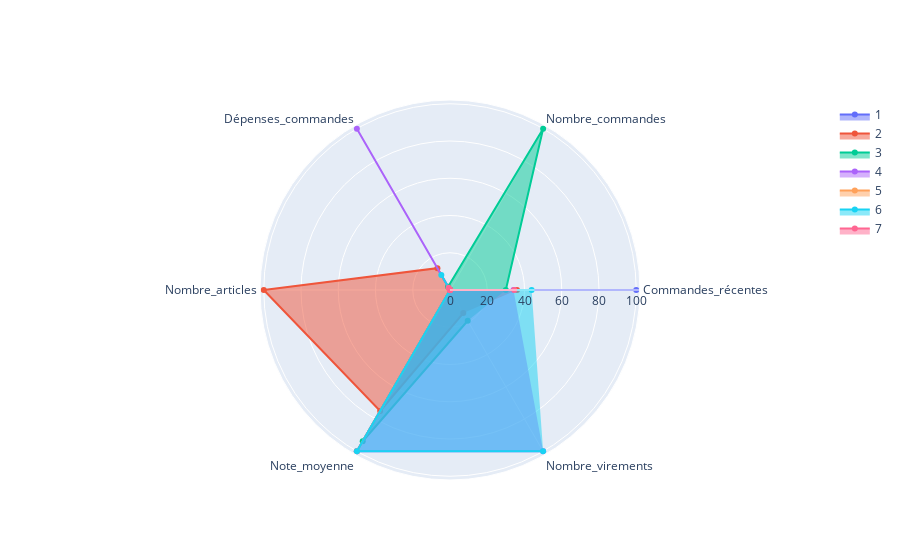

Notebook source saved alongside this figure:
### Code cell
# On affiche notre carte radar
radar_chart_6('Commandes_récentes', 'Nombre_commandes', 'Dépenses_commandes',
              'Nombre_articles', 'Note_moyenne', 'Nombre_virements', radar_7)

### Figure 1 — Plotly figure (JSON) as saved in the notebook; plotly's stock layout.template omitted (floating-point values rounded to 4 significant figures)
{"data": [{"fill": "toself", "name": "1", "r": [100, 0, 0, 0, 100, 0], "theta": ["Commandes_récentes", "Nombre_commandes", "Dépenses_commandes", "Nombre_articles", "Note_moyenne", "Nombre_virements"], "type": "scatterpolar"}, {"fill": "toself", "name": "2", "r": [35.96, 0, 13.52, 100, 75, 14.29], "theta": ["Commandes_récentes", "Nombre_commandes", "Dépenses_commandes", "Nombre_articles", "Note_moyenne", "Nombre_virements"], "type": "scatterpolar"}, {"fill": "toself", "name": "3", "r": [29.96, 100, 2.053, 0, 93.75, 19.05], "theta": ["Commandes_récentes", "Nombre_commandes", "Dépenses_commandes", "Nombre_articles", "Note_moyenne", "Nombre_virements"], "type": "scatterpolar"}, {"fill": "toself", "name": "4", "r": [34.08, 0, 100, 0, 100, 100], "theta": ["Commandes_récentes", "Nombre_commandes", "Dépenses_commandes", "Nombre_articles", "Note_moyenne", "Nombre_virements"], "type": "scatterpolar"}, {"fill": "toself", "name": "5", "r": [0, 0, 0.3609, 0, 100, 0], "theta": ["Commandes_récentes", "Nombre_commandes", "Dépenses_commandes", "Nombre_articles", "Note_moyenne", "Nombre_virements"], "type": "scatterpolar"}, {"fill": "toself", "name": "6", "r": [43.82, 0, 9.331, 0, 100, 100], "theta": ["Commandes_récentes", "Nombre_commandes", "Dépenses_commandes", "Nombre_articles", "Note_moyenne", "Nombre_virements"], "type": "scatterpolar"}, {"fill": "toself", "name": "7", "r": [34.46, 0, 1.441, 0, 0, 0], "theta": ["Commandes_récentes", "Nombre_commandes", "Dépenses_commandes", "Nombre_articles", "Note_moyenne", "Nombre_virements"], "type": "scatterpolar"}], "layout": {}}
